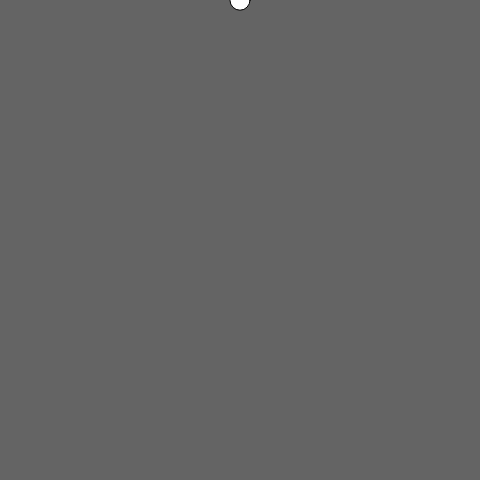
Frame 1 (no input)
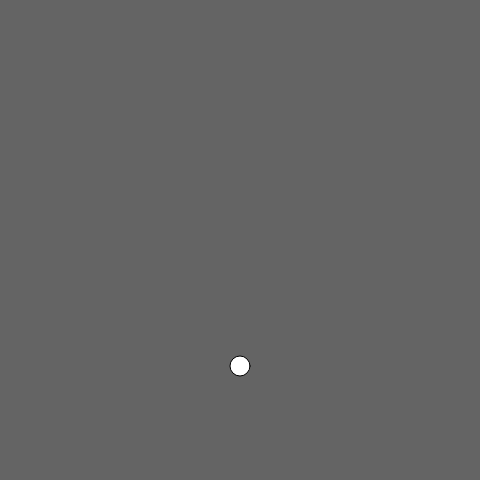
Frame 60 (no input)
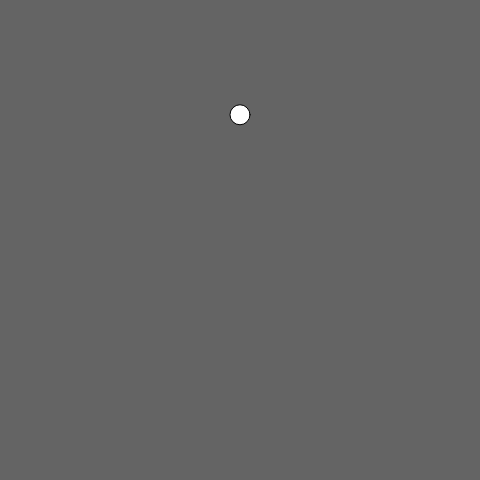
Frame 120 (the mouse pressed at the canvas centre since frame 60)

The p5.js sketch that drew these frames (run headless with seeded random() and noise() and a simulated clock; from frame 60 on, the mouse is pressed at the canvas centre):

// p5.js sketch
// ── sketch.js
var circleX;
var circleY;

var gravity = 0.2;
var speed = 0;

function setup() {
	createCanvas(480,480);

	circleX = width/2;
	circleY = 0;
}


function draw() {
	background(100);

	speed = speed + gravity;
	circleY= circleY + speed;
	ellipse (circleX, circleY, 20, 20);


	if (circleY > height - 1) {
		speed = speed * -0.9;
	}

}
